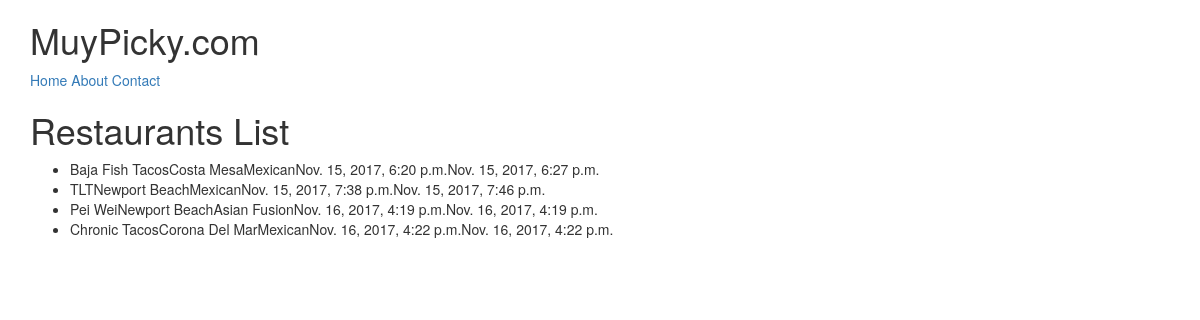
The page /restaurants/ on the database its author committed.
### restaurants/models.py (models this page shows, shortened)
class RestaurantLocation(models.Model):
    name        = models.CharField(max_length=120)
    location    = models.CharField(max_length=120, null=True, blank=True)
    category    = models.CharField(max_length=120, null=True, blank=True)
    timestamp   = models.DateTimeField(auto_now_add=True)
    updated     = models.DateTimeField(auto_now=True)

### restaurants/views.py (the view)
# urls.py: url(r'^restaurants/$', RestaurantListView.as_view()),
class RestaurantListView(ListView):
    def get_queryset(self):
        print(self.kwargs)
        slug = self.kwargs.get("slug")
        if slug:
            queryset = RestaurantLocation.objects.filter(
                Q(category__iexact = slug) |
                Q(category__icontains = slug)
                )
        else:
            queryset = RestaurantLocation.objects.all()
        return queryset

### restaurants/templates/restaurants/restaurantlocation_list.html (shortened to what this page needs)
{% extends "base.html" %}
{% block content %}
<h1>Restaurants List</h1>
<ul>
{%  for obj in object_list %}
  <li>{{obj.name}}{{obj.location}}{{obj.category}}{{obj.timestamp}}{{obj.updated}}</li>
{% endfor %}
</ul>
{% endblock %}

### templates/base.html (shortened to what this page needs)
<!doctype html>
<html lang="en">
    <head>
      {% include 'snippets/css.html'%}
    </head>
    <body>
        {% include 'snippets/nav.html'%}
        <div class="container">
          {% block content %}{% endblock content %}
        </div>
    </body>
</html>

### templates/snippets/css.html (shortened to what this page needs)
<link rel="stylesheet" href="https://maxcdn.bootstrapcdn.com/bootstrap/3.3.7/css/bootstrap.min.css">
<link rel="stylesheet" href="https://maxcdn.bootstrapcdn.com/bootstrap/3.3.7/css/bootstrap-theme.min.css">

### templates/snippets/nav.html
<div class="container">
<h1>MuyPicky.com</h1>
<a href='/'>Home</a>
<a href='/about/'>About</a>
<a href='/contact/'>Contact </a>
</div>

### rows shown on the page
RestaurantLocation: name "Baja Fish Tacos", location "Costa Mesa", category "Mexican", timestamp "Nov. 15, 2017, 6:20 p.m.", updated "Nov. 15, 2017, 6:27 p.m."
RestaurantLocation: name "TLT", location "Newport Beach", category "Mexican", timestamp "Nov. 15, 2017, 7:38 p.m.", updated "Nov. 15, 2017, 7:46 p.m."
RestaurantLocation: name "Pei Wei", location "Newport Beach", category "Asian Fusion", timestamp "Nov. 16, 2017, 4:19 p.m.", updated "Nov. 16, 2017, 4:19 p.m."
RestaurantLocation: name "Chronic Tacos", location "Corona Del Mar", category "Mexican", timestamp "Nov. 16, 2017, 4:22 p.m.", updated "Nov. 16, 2017, 4:22 p.m."
